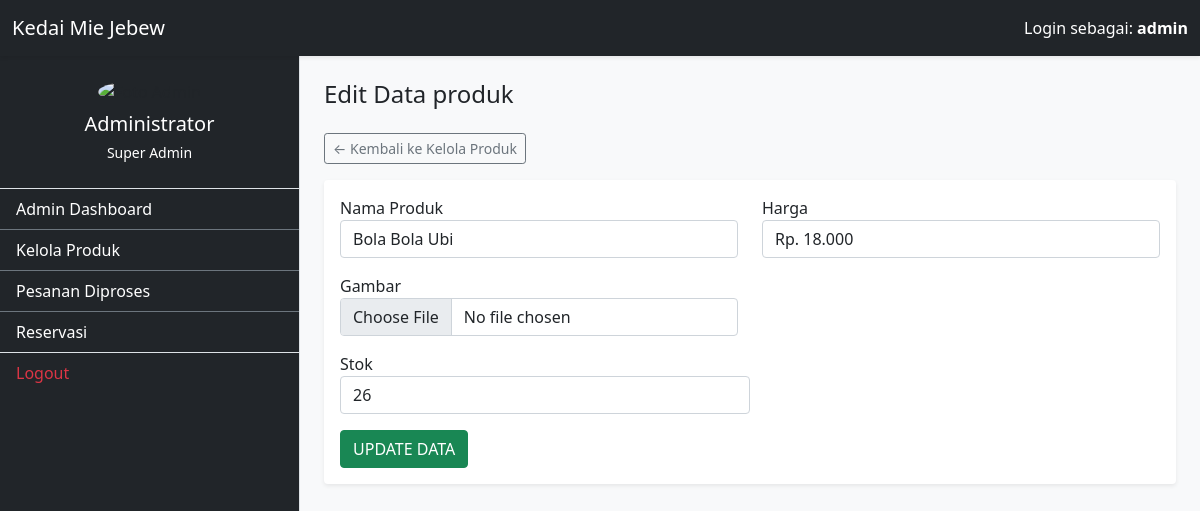
The app's page /admin/edit-produk.php?id=2 (signed in) with its own data.
### tables this page shows
CREATE TABLE `kelola_produk` (
  `id_produk` int NOT NULL,
  `nama_produk` varchar(255) NOT NULL,
  `harga` varchar(50) NOT NULL,
  `gambar` varchar(255) DEFAULT NULL,
  `stok` int DEFAULT '0'
);

### admin/edit-produk.php (the view, shortened to what this page needs)
<?php
require_once '../config/koneksi.php';
$sumberEdit = $namaProdukEdit = $hargaEdit = $gambarEdit = "";
if (isset($_GET["id"])) {
    $idEdit = (int) $_GET["id"];
    $sqlGetData = "SELECT * FROM kelola_produk WHERE id_produk = $idEdit";
    $queryGetData = mysqli_query($koneksi, $sqlGetData);
    if (mysqli_num_rows($queryGetData) == 1) {
        $row = mysqli_fetch_assoc($queryGetData);
        $namaProdukEdit = $row["nama_produk"];
        $hargaEdit = $row["harga"];
        $stokEdit = $row["stok"];
    } else {
        header("Location: data-produk.php?status=error&msg=Data tidak ditemukan!");
        exit();
    }
} else {
    header("Location: data-produk.php");
    exit();
}
?>
<!DOCTYPE html>
<html lang="id">
<head>
    <link rel="stylesheet" href="../assets/lib/css/bootstrap.min.css">
</head>
<body>
<?php require_once 'components/header.php'; ?>
<div class="container-fluid">
    <div class="row">
    <?php require_once 'components/sidebar.php'; ?>
    <div class="col-md-9 bg-light p-4">
        <h4 class="mb-4">Edit Data produk</h4>
        <a href="data-produk.php" class="btn btn-outline-secondary btn-sm mb-3">&larr; Kembali ke Kelola Produk</a>
        <div class="card shadow-sm border-0">
            <div class="card-body">
            <form action="edit-produk-proses.php" method="POST" enctype="multipart/form-data">
                <div class="row">
                <div class="col-md-6 mb-3">
                    <label>Nama Produk</label>
                    <input type="text"
                        class="form-control"
                        name="nama_produk"
                        value="<?php echo $namaProdukEdit; ?>">
                </div>
                <div class="col-md-6 mb-3">
                    <label>Harga</label>
                    <input type="text"
                        class="form-control"
                        name="harga"
                        value="<?php echo $hargaEdit; ?>">
                </div>
            </div>
            <div class="row">
                <div class="col-md-6 mb-3">
                    <label>Gambar</label>
                    <input type="file"
                        class="form-control"
                        name="gambar"
                        accept="image/*">
                </div>
            </div>
            <div class="col-md-6 mb-3">
                <label>Stok</label>
                <input type="number"
                    class="form-control"
                    name="stok"
                    value="<?php echo isset($stokEdit) ? $stokEdit : 0; ?>">
            </div>
            <div class="col-12 mt-3">
                <button type="submit" name="btnUpdate" class="btn btn-success">
                    UPDATE DATA
                </button>
            </div>
            </form>
        </div>
    </div>
    </div>
</div>
</body>
</html>

### records on screen
kelola_produk: nama_produk "Bola Bola Ubi", harga "Rp. 18.000", stok "26"

### other values on screen
$currentUser "admin"
